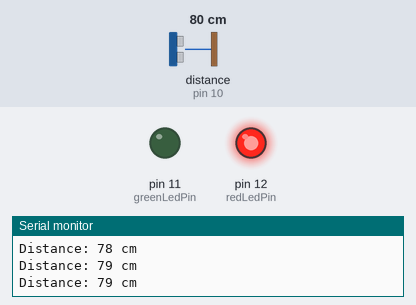
The sketch below on a simulated Arduino Uno, built with avr-gcc and run on an emulated ATmega328P. Shown: output pins drawn as LEDs (lit = HIGH), the last lines printed to the serial monitor. Wiring (inferred from the names in the program): ultrasonic range finder: trigger pin 9; echo pin 10. The inputs (shaded band) are chosen by the test bench; at power-on: distance to the obstacle (sensor on pin 10) 80 cm. The echo pulse lasts 58.3 µs per cm; pins used as bus, display or sensor lines are not drawn.

Above: at 1.3 s.
1.4 s: distance to the obstacle (sensor on pin 10) set to 35 cm
2.9 s: distance to the obstacle (sensor on pin 10) set to 30 cm
At 3.9 s:
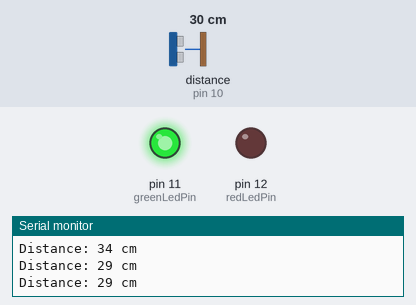
4.5 s: distance to the obstacle (sensor on pin 10) set to 60 cm
At 5.4 s:
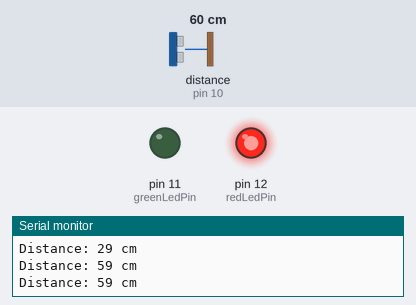
6.0 s: distance to the obstacle (sensor on pin 10) set to 2 cm
At 6.8 s:
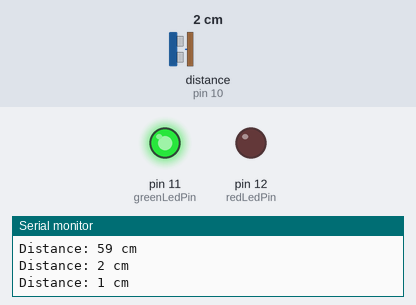
Timing chart, 0 to 8.5 s (numbered marks = the images above; inputs shaded):
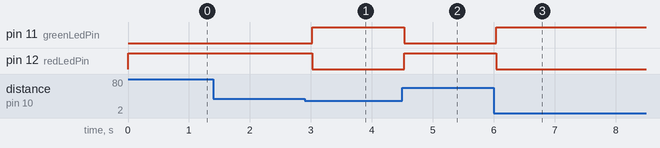

Measured:
- the behaviour switches between 32 and 31 cm on distance to the obstacle (sensor on pin 10) (found by bisection; images 0 and 1)
- after the input at 2.9 s, pin 11 (greenLedPin): LOW → HIGH after 0.13 s; pin 12 (redLedPin): HIGH → LOW after 0.13 s
- after the input at 4.5 s, pin 11 (greenLedPin): HIGH → LOW at once; pin 12 (redLedPin): LOW → HIGH at once
- after the input at 6.0 s, pin 11 (greenLedPin): LOW → HIGH after 0.05 s; pin 12 (redLedPin): HIGH → LOW after 0.05 s

The sketch:

Ultrasonic_Sensor.ino
```cpp
// Pin definitions (Ei pin gulo apnar connection onujayi adjust korun)
const int trigPin = 9;   // Ultrasonic Sensor Trigger Pin
const int echoPin = 10;  // Ultrasonic Sensor Echo Pin
const int greenLedPin = 11; // Shobuj LED Pin (Dhore neowa holo)
const int redLedPin = 12;   // Lal LED Pin (Dhore neowa holo)

// Variables
long duration; // Duration of the sound wave travel
int distanceCm; // Distance in centimeters

// Threshold for turning on the Green LED (e.g., within 30 cm)
const int distanceThresholdCm = 30; // 30 cm dori

void setup() {
  // Initialize the pins
  pinMode(trigPin, OUTPUT);
  pinMode(echoPin, INPUT);
  pinMode(greenLedPin, OUTPUT);
  pinMode(redLedPin, OUTPUT); // Lal LED o set kora holo, dorkar na holeo

  // Initialize Serial communication for debugging (optional in Tinkercad, but helpful)
  Serial.begin(9600);
}

void loop() {
  // Clear the trigPin for a moment
  digitalWrite(trigPin, LOW);
  delayMicroseconds(2);

  // Set the trigPin high for 10 microseconds to send the pulse
  digitalWrite(trigPin, HIGH);
  delayMicroseconds(10);
  digitalWrite(trigPin, LOW);

  // Measure the duration of the echo signal
  duration = pulseIn(echoPin, HIGH);

  // Convert the time into a distance
  // Distance = (Duration * Speed of Sound (0.0343 cm/µs)) / 2
  // For common use, this formula is used for cm:
  distanceCm = duration * 0.034 / 2;

  // Print the distance for debugging
  Serial.print("Distance: ");
  Serial.print(distanceCm);
  Serial.println(" cm");

  // Logic to control the LEDs
  if (distanceCm <= distanceThresholdCm && distanceCm > 0) {
    // If the object is close (within 30 cm) and distance is valid
    digitalWrite(greenLedPin, HIGH); // Turn ON Green LED
    digitalWrite(redLedPin, LOW);    // Turn OFF Red LED
  } else {
    // If the object is far or the sensor reading is invalid
    digitalWrite(greenLedPin, LOW);  // Turn OFF Green LED
    digitalWrite(redLedPin, HIGH);   // Turn ON Red LED (optional)
  }

  delay(500); // Wait for half a second before the next reading
}
```
